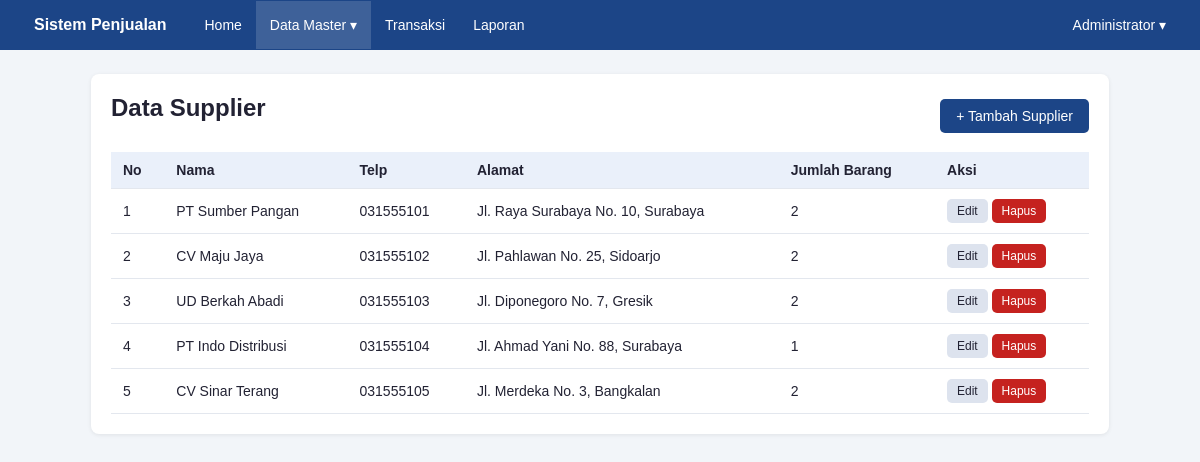
Screenshot of /Modul-8/25-113_Abdul_Rahman_Malik/supplier.php (signed in) with the database file from the repository.
### tables this page shows
CREATE TABLE supplier (
  id     INT AUTO_INCREMENT PRIMARY KEY,
  nama   VARCHAR(100) NOT NULL,
  telp   VARCHAR(12),
  alamat TEXT
);

### Modul-8/25-113_Abdul_Rahman_Malik/fungsi.php (called while the page is built, shortened)
<?php
function e($teks)
{
    return htmlspecialchars((string)$teks, ENT_QUOTES, 'UTF-8');
}

### Modul-8/25-113_Abdul_Rahman_Malik/supplier.php (the view, shortened to what this page needs)
<?php
require_once __DIR__ . '/midlewire.php';
$aksi      = $_GET['aksi'] ?? '';
$mode_form = in_array($aksi, ['tambah', 'edit'], true);
if ($mode_form) {
    $error     = [];
    $id_edit   = (int)($_GET['id'] ?? ($_POST['id_asli'] ?? 0));
    $mode_edit = $id_edit > 0;
    if ($_SERVER['REQUEST_METHOD'] === 'POST') {
        cek_csrf();
        $nama   = trim($_POST['nama'] ?? '');
        $telp   = trim($_POST['telp'] ?? '');
        $alamat = trim($_POST['alamat'] ?? '');
        if ($nama === '') {
            $error['nama'] = 'Nama supplier wajib diisi.';
        } elseif (panjang_teks($nama) > 100) {
            $error['nama'] = 'Nama supplier maksimal 100 karakter.';
        }
        if ($telp !== '' && !preg_match('/^[0-9]{6,15}$/', $telp)) {
            $error['telp'] = 'Telp hanya angka, 6-15 digit.';
        }
        if (panjang_teks($alamat) > 500) {
            $error['alamat'] = 'Alamat maksimal 500 karakter.';
        }
        if (!$error) {
            if ($mode_edit) {
                $st = $koneksi->prepare('UPDATE supplier SET nama = ?, telp = ?, alamat = ? WHERE id = ?');
                $st->bind_param('sssi', $nama, $telp, $alamat, $id_edit);
                $pesan = 'Supplier berhasil diperbarui.';
            } else {
                $st = $koneksi->prepare('INSERT INTO supplier (nama, telp, alamat) VALUES (?, ?, ?)');
                $st->bind_param('sss', $nama, $telp, $alamat);
                $pesan = 'Supplier berhasil ditambahkan.';
            }
            $st->execute();
            set_flash('sukses', $pesan);
            redirect('supplier.php');
        }
        $data = ['nama' => $nama, 'telp' => $telp, 'alamat' => $alamat];
    } elseif ($mode_edit) {
        $st = $koneksi->prepare('SELECT nama, telp, alamat FROM supplier WHERE id = ?');
        $st->bind_param('i', $id_edit);
        $st->execute();
        $data = $st->get_result()->fetch_assoc();
        if (!$data) {
            set_flash('error', 'Data supplier tidak ditemukan.');
            redirect('supplier.php');
        }
    } else {
        $data = ['nama' => '', 'telp' => '', 'alamat' => ''];
    }
    $judul = $mode_edit ? 'Edit Supplier' : 'Tambah Supplier';
} else {
    $judul = 'Data Supplier';
    $data = $koneksi->query(
        'SELECT s.*, COUNT(b.id) AS jml_barang
         FROM supplier s
         LEFT JOIN barang b ON b.supplier_id = s.id
         GROUP BY s.id, s.nama, s.telp, s.alamat
         ORDER BY s.id ASC'
    )->fetch_all(MYSQLI_ASSOC);
}
require 'header.php';
if ($mode_form):
?>
<div class="kartu" style="max-width:560px">
    <h1><?= e($judul) ?></h1>
    <form action="" method="post">
        <?= csrf_input() ?>
        <input type="hidden" name="id_asli" value="<?= $mode_edit ? $id_edit : 0 ?>">
        <label for="nama">Nama Supplier</label>
        <input type="text" id="nama" name="nama" maxlength="100" value="<?= e($data['nama']) ?>">
        <span class="error-field"><?= e($error['nama'] ?? '') ?></span>
        <label for="telp">Telp</label>
        <input type="text" id="telp" name="telp" maxlength="15" value="<?= e($data['telp']) ?>">
        <span class="error-field"><?= e($error['telp'] ?? '') ?></span>
        <label for="alamat">Alamat</label>
        <textarea id="alamat" name="alamat" rows="3" maxlength="500"><?= e($data['alamat']) ?></textarea>
        <span class="error-field"><?= e($error['alamat'] ?? '') ?></span>
        <p>
            <button type="submit" class="btn btn-utama">Simpan</button>
            <a href="supplier.php" class="btn">Batal</a>
        </p>
    </form>
</div>
<?php else: ?>
<div class="kartu">
    <div class="atas-tabel">
        <h1>Data Supplier</h1>
        <a href="supplier.php?aksi=tambah" class="btn btn-utama">+ Tambah Supplier</a>
    </div>
    <div class="bungkus-tabel">
    <table>
        <tr><th>No</th><th>Nama</th><th>Telp</th><th>Alamat</th><th>Jumlah Barang</th><th>Aksi</th></tr>
        <?php $no = 1; foreach ($data as $r): ?>
        <tr>
            <td><?= $no++ ?></td>
            <td><?= e($r['nama']) ?></td>
            <td><?= e($r['telp']) ?></td>
            <td><?= e($r['alamat']) ?></td>
            <td><?= (int)$r['jml_barang'] ?></td>
            <td class="aksi">
                <a href="supplier.php?aksi=edit&amp;id=<?= (int)$r['id'] ?>" class="btn btn-kecil">Edit</a>
                <form action="" method="post" class="inline"
                      onsubmit="return confirm('Hapus supplier ini?')">
                    <button type="submit" class="btn btn-kecil btn-merah">Hapus</button>
                </form>
            </td>
        </tr>
        <?php endforeach; ?>
    </table>
    </div>
</div>
<?php endif; ?>
<?php require 'footer.php'; ?>

### Modul-8/25-113_Abdul_Rahman_Malik/style.css (style rules this page uses)
* { box-sizing: border-box; }
body { margin: 0; font-family: Arial, Helvetica, sans-serif; background: #f2f5f9; color: #223; }
a { color: #1a5fb4; }
.kartu { background: #fff; border-radius: 8px; padding: 20px; box-shadow: 0 1px 4px rgba(0,0,0,.08); margin-bottom: 20px; }
h1 { margin-top: 0; font-size: 24px; }
.bungkus-tabel { overflow-x: auto; }
table { width: 100%; border-collapse: collapse; background: #fff; }
th, td { padding: 10px 12px; border-bottom: 1px solid #e3e7ee; text-align: left; font-size: 14px; }
th { background: #eaf0fa; }
form.inline { display: inline; }
.btn { display: inline-block; padding: 9px 16px; border: 0; border-radius: 5px; cursor: pointer; font-size: 14px; text-decoration: none; background: #dde3ee; color: #223; }
.btn-utama { background: #1c4587; color: #fff; }
.btn-merah { background: #c5221f; color: #fff; }
.btn-kecil { padding: 5px 10px; font-size: 12px; }
.aksi { white-space: nowrap; }
.atas-tabel { display: flex; justify-content: space-between; align-items: center; margin-bottom: 14px; }

### rows the page displays
supplier: nama "PT Sumber Pangan", telp "031555101", alamat "Jl. Raya Surabaya No. 10, Surabaya", jml_barang "2"
supplier: nama "CV Maju Jaya", telp "031555102", alamat "Jl. Pahlawan No. 25, Sidoarjo", jml_barang "2"
supplier: nama "UD Berkah Abadi", telp "031555103", alamat "Jl. Diponegoro No. 7, Gresik", jml_barang "2"
supplier: nama "PT Indo Distribusi", telp "031555104", alamat "Jl. Ahmad Yani No. 88, Surabaya", jml_barang "1"
supplier: nama "CV Sinar Terang", telp "031555105", alamat "Jl. Merdeka No. 3, Bangkalan", jml_barang "2"

### other values shown
$_SESSION['nama'] "Administrator"
